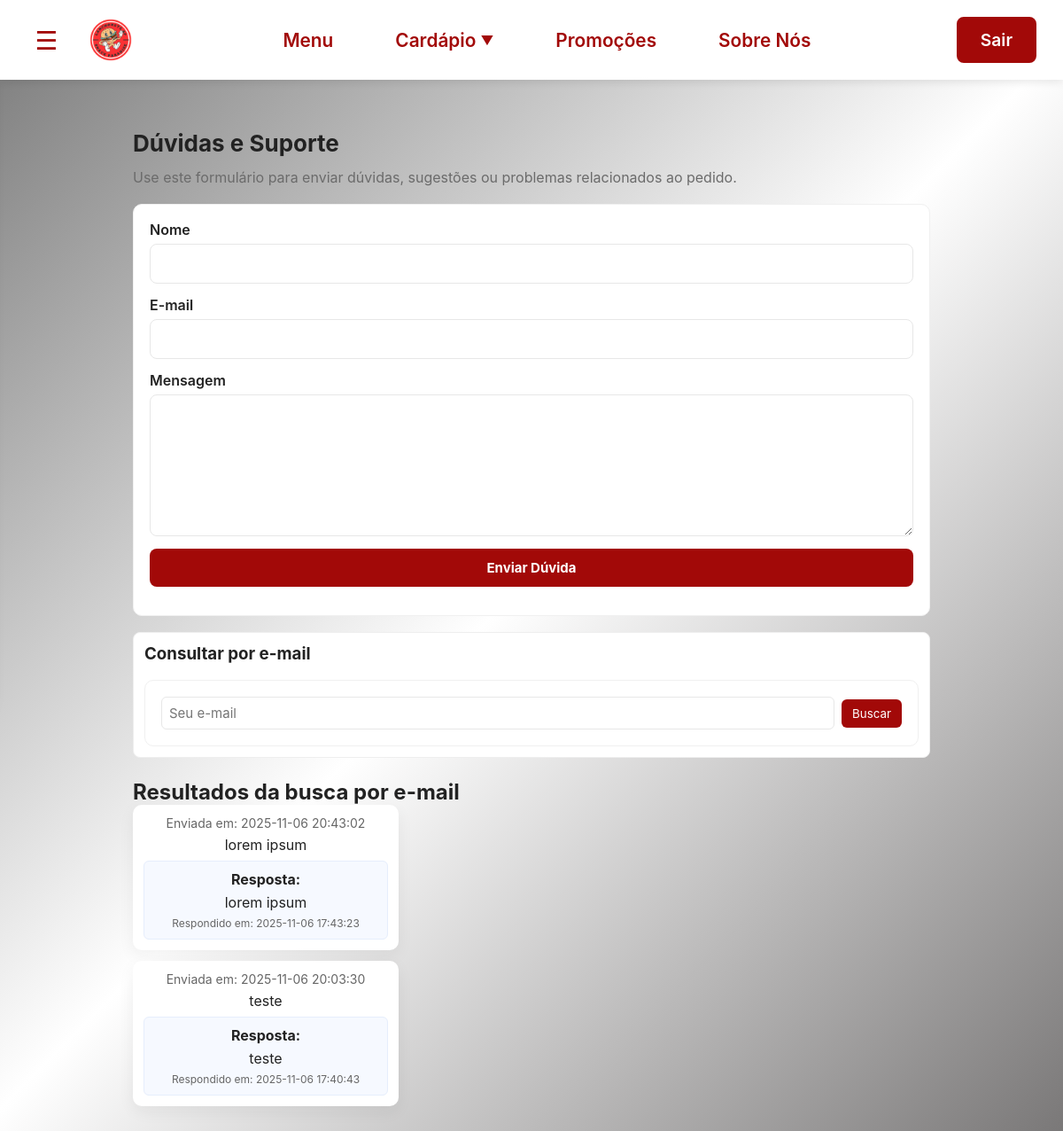
The app's page /frontend/Duvidas/index.php?lookup_email=edwinclarwis777@gmail.com with its own data.
### tables this page shows
CREATE TABLE `duvidas` (
  `id` int(11) NOT NULL,
  `usuario_id` int(11) DEFAULT NULL,
  `nome` varchar(150) NOT NULL,
  `email` varchar(150) NOT NULL,
  `mensagem` text NOT NULL,
  `criado_em` timestamp NOT NULL DEFAULT current_timestamp(),
  `resposta` text DEFAULT NULL,
  `respondida` tinyint(1) NOT NULL DEFAULT 0,
  `resposta_em` datetime DEFAULT NULL
);

### backend/config/DatabaseManager.php (called while the page is built, shortened)
<?php
class DatabaseManager extends Conectar
{
    public function getDuvidasByEmail($email)
    {
        try {
            $sql = "SELECT * FROM duvidas WHERE email = :email ORDER BY criado_em DESC";
            $stmt = $this->prepare($sql);
            $stmt->bindParam(':email', $email);
            $stmt->execute();
            return $stmt->fetchAll(PDO::FETCH_ASSOC);
        } catch (Exception $e) {
            error_log('Erro getDuvidasByEmail: ' . $e->getMessage());
            return [];
        }
    }
}
?>

### frontend/Duvidas/index.php (the view, shortened to what this page needs)
<?php
$lookupDuvidas = [];
if (!empty($_GET['lookup_email'])) {
  $email = filter_var(trim($_GET['lookup_email']), FILTER_SANITIZE_EMAIL);
  if ($email !== '') {
    if (!isset($db)) {
      require_once __DIR__ . '/../../backend/config/DatabaseManager.php';
      $db = new DatabaseManager();
    }
    $lookupDuvidas = $db->getDuvidasByEmail($email);
  }
}
?>
<!DOCTYPE html>
<html lang="pt-br">
<head>
  <link rel="stylesheet" href="style.css">
</head>
<body>
    <header>
        <div class="header-left">
            <button class="btn-menu-lateral" id="btnMenuLateral">☰</button>
            <div class="logo-container">
                <a href="../Cardápio/index.php" class="logo">
                    <img src="../imgs/Logo.png" class="logo" alt="Snack Paradise Logo">
                </a>
             </div>
        </div>
        <div class="header-center">
            <a href="../Cardápio/index.php" class="menu-item">Menu</a>
            <div class="menu-item cardapio-btn" id="cardapioBtn">
                Cardápio
            </div>
            <a href="../Acumular Pontos/pontos.html" class="menu-item">Promoções</a>
            <a href="../Quem somos/index.php" class="menu-item">Sobre Nós</a>
        </div>
        <a href="../../backend/controllers/logout.php" class="btn-conta">Sair</a>
    </header>
  <main>
    <div class="main-container" style="max-width:900px; margin:28px auto;">
      <h1>Dúvidas e Suporte</h1>
      <p>Use este formulário para enviar dúvidas, sugestões ou problemas relacionados ao pedido.</p>
      <form method="POST" action="../../backend/controllers/enviar_duvida.php">
        <div class="form-row">
          <label for="nome">Nome</label>
          <input type="text" id="nome" name="nome" required>
        </div>
        <div class="form-row">
          <label for="email">E-mail</label>
          <input type="email" id="email" name="email" required>
        </div>
        <div class="form-row">
          <label for="mensagem">Mensagem</label>
          <textarea id="mensagem" name="mensagem" rows="6" required></textarea>
        </div>
        <div class="form-row">
          <button type="submit" class="botao-login">Enviar Dúvida</button>
        </div>
      </form>
      <div style="margin-top:18px;padding:12px;border:1px solid #eee;border-radius:8px;background:#fff">
        <h3 style="margin:0 0 8px">Consultar por e-mail</h3>
        <form method="GET" action="index.php">
          <div style="display:flex;gap:8px;align-items:center">
            <input type="email" name="lookup_email" placeholder="Seu e-mail" required style="padding:8px;border:1px solid #e7e7e7;border-radius:6px;flex:1">
            <button type="submit" style="background:#a20908;color:#fff;padding:8px 12px;border:0;border-radius:6px;cursor:pointer">Buscar</button>
          </div>
        </form>
      </div>
      <?php if (!empty($lookupDuvidas)): ?>
        <section style="margin-top:24px">
          <h2>Resultados da busca por e-mail</h2>
          <?php foreach ($lookupDuvidas as $ud): ?>
            <div class="card" style="margin-bottom:12px;padding:12px">
              <div style="font-size:14px;color:#666;margin-bottom:6px">Enviada em: <?php echo htmlspecialchars($ud['criado_em']); ?></div>
              <div style="white-space:pre-wrap;margin-bottom:8px"><?php echo nl2br(htmlspecialchars($ud['mensagem'])); ?></div>
              <?php if (!empty($ud['resposta'])): ?>
                <div style="background:#f6f9ff;padding:10px;border-radius:6px;border:1px solid #e6eefc">
                  <strong>Resposta:</strong>
                  <div style="white-space:pre-wrap;margin-top:6px"><?php echo nl2br(htmlspecialchars($ud['resposta'])); ?></div>
                  <div style="font-size:12px;color:#666;margin-top:6px">Respondido em: <?php echo htmlspecialchars($ud['resposta_em'] ?? '-'); ?></div>
                </div>
              <?php else: ?>
                <div style="font-size:13px;color:#999">Ainda sem resposta.</div>
              <?php endif; ?>
            </div>
          <?php endforeach; ?>
        </section>
      <?php elseif (isset($_GET['lookup_email'])): ?>
        <div style="margin-top:16px;color:#666">Nenhuma dúvida encontrada para esse e-mail.</div>
      <?php endif; ?>
    </div>
  </main>
</body>
</html>

### frontend/Duvidas/style.css (style rules this page uses)
:root { --primary: #a20908; --accent: #ff3131; --bg: #f7f7f8; --card: #ffffff; --muted: #6b6b6b; --max-width: 1100px; --menu-width: 220px; }
* { box-sizing:border-box }
body { font-family: Inter, system-ui, -apple-system, 'Segoe UI', Roboto, 'Helvetica Neue', Arial; background: linear-gradient(135deg, #797979 0%, #ffffff 50%, #777575 100%); min-height:100vh; color:#222; margin:0; -webkit-font-smoothing:antialiased; }
main { padding:28px }
.main-container { max-width:var(--max-width);margin:0 auto;background:transparent }
.card { background:var(--card);border-radius:10px;box-shadow:0 6px 18px rgba(34,34,34,0.06);padding:20px }
h1 { margin:0 0 12px;font-size:26px }
p { color:var(--muted);line-height:1.45 }
form { margin-top:18px;background:var(--card);padding:18px;border-radius:10px;border:1px solid #f0f0f0 }
.form-row { margin-bottom:14px;display:flex;flex-direction:column }
label { font-weight:600;margin-bottom:6px }
input[type="text"], input[type="email"], textarea { width:100%;padding:12px 14px;border:1px solid #e7e7e7;border-radius:8px;background:#fff;font-size:15px;resize:vertical }
textarea { min-height:160px }
.botao-login { background:var(--primary);color:#fff;border:0;padding:12px 18px;border-radius:8px;cursor:pointer;font-weight:700;font-size:15px }

### frontend/checkout/style.css (style rules this page uses)
* { margin: 0; padding: 0; box-sizing: border-box; font-family: 'Inter', sans-serif; }
:root { --cor-primaria: #a20908; --cor-secundaria: #f40919; --cor-amarelo: #fccc16; --cor-dourado: #fabb18; --cor-branco: #ffffff; --cor-preto: #000000; --cor-cinza: #f5f5f5; --cor-cinza-escuro: #333333; }
a { text-decoration: none; }
body { background-color: var(--cor-cinza); min-height: 100vh; color: var(--cor-cinza-escuro); }
header { background: var(--cor-branco); width: 100%; padding: 15px 30px; display: flex; align-items: center; justify-content: space-between; position: sticky; top: 0; z-index: 1000; box-shadow: 0 2px 10px rgba(0,0,0,0.1); min-height: 80px; }
.header-left { display: flex; align-items: center; gap: 20px; }
.btn-menu-lateral { background: none; border: none; font-size: 1.8rem; cursor: pointer; color: var(--cor-primaria); padding: 8px; border-radius: 50%; transition: all 0.3s ease; width: 45px; height: 45px; display: flex; align-items: center; justify-content: center; }
.logo-container { display: flex; align-items: center; }
.logo { width: 60px; height: 60px; border-radius: 60%; object-fit: cover; }
.header-center { display: flex; align-items: center; gap: 40px; }
.menu-item { font-size: 1.3rem; font-weight: 600; color: var(--cor-primaria); cursor: pointer; padding: 10px 15px; border-radius: 8px; transition: all 0.3s ease; position: relative; }
.menu-item.cardapio-btn { display: flex; align-items: center; gap: 5px; }
.menu-item.cardapio-btn::after { content: "▼"; font-size: 0.9rem; transition: transform 0.3s ease; }
.btn-conta { background-color: var(--cor-primaria); color: var(--cor-branco); padding: 12px 25px; border: 2px solid var(--cor-primaria); border-radius: 8px; font-size: 1.2rem; font-weight: 600; cursor: pointer; transition: all 0.3s ease; text-decoration: none; }
.card { text-align: center; padding: 20px; border-radius: 10px; box-shadow: 0 4px 8px rgba(0, 0, 0, 0.2); background-color: #ffffff; width: 300px; }

### records on screen
duvidas: criado_em "2025-11-06 20:43:02", mensagem "lorem ipsum", resposta "lorem ipsum", resposta_em "2025-11-06 17:43:23"
duvidas: criado_em "2025-11-06 20:03:30", mensagem "teste", resposta "teste", resposta_em "2025-11-06 17:40:43"
